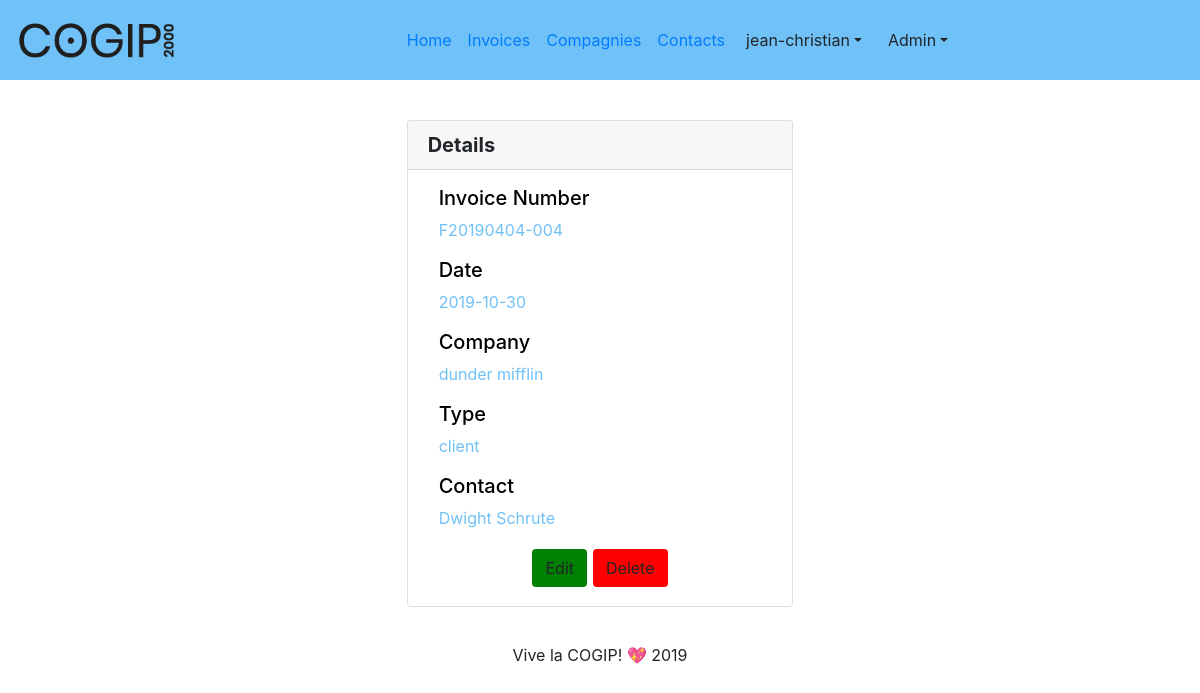
/?page=invoices-details&id=1 (signed in), run on the app's committed database.
### tables this page shows
CREATE TABLE `invoices` (
  `ID` int(11) NOT NULL,
  `number` varchar(255) NOT NULL,
  `date` timestamp NOT NULL DEFAULT current_timestamp(),
  `company` int(11) NOT NULL,
  `company_type` int(11) NOT NULL,
  `contact` int(11) NOT NULL
);

CREATE TABLE `company` (
  `ID` int(11) NOT NULL,
  `company_name` varchar(200) NOT NULL,
  `VAT` varchar(255) NOT NULL,
  `country` varchar(255) NOT NULL,
  `type` int(11) NOT NULL
);

CREATE TABLE `type` (
  `ID` int(11) NOT NULL,
  `company_type` varchar(100) NOT NULL
);

### controller/invoices-details-ctrl.php (called while the page is built)
<?php
    require 'model/invoices-details-mdl.php';
    $id = $_GET['id'];
    $invoice = get_invoice_by_id($id);
    require 'view/invoices-details-view.php';
?>

### index.php (called while the page is built, shortened)
<?php
require 'view/component/header-component.php';
routing();
require 'view/component/footer-component.php';
?>

### model/invoices-details-mdl.php (called while the page is built, shortened)
<?php
function get_invoice_by_id ($id) {
   global $pdo;
   $param = [
      'id' => $id
   ];
   $sql = <<<SQL
   SELECT
   	invoices.id AS invoice_id,
      invoices.number,
      invoices.date,
      invoices.company,
      company.company_name,
      invoices.company_type,
      type.company_type,
      invoices.contact,
      concat(contacts.first_name, ' ', contacts.last_name) AS contacts_full_name
   FROM invoices
   JOIN company
      ON invoices.company = company.id
   JOIN type
   	ON invoices.company_type = type.id
   JOIN contacts
   	ON invoices.contact = contacts.id
   WHERE invoices.id = :id
SQL;
   $stmt = $pdo->prepare($sql);
   $stmt->execute($param);
   $data = $stmt->fetch();
   return $data;
}
?>

### view/invoices-details-view.php (the view)
<div class="globalelement row justify-content-center">
    <div class="card col-md-4">
        <h5 class="row card-header">
        <strong class="invoices">Details</strong>
        </h5>
        <form class="invoices" style="color: rgb(112, 193, 247) ;" action="" method="post" name="invoices">
            <div class="row">
                <div class="col-md-8">
                    <h5 style="color:black" name="invoices_number" id="invoices_number">Invoice Number</h5>
                    <p><?=$invoice['number']?></p>
                </div>
                <div class="col-md-8">
                    <h5 style="color:black" name="date">Date</h5>
                    <p><?=date('Y-m-d', strtotime($invoice['date']))?></p>
                </div>
                <div class="col-md-8">
                    <h5 style="color:black" name="company">Company</h5>
                    <p><?=$invoice['company_name']?></p>
                </div>
                <div class="col-md-8">
                    <h5 style="color:black" name="company">Type</h5>
                    <p><?=$invoice['company_type']?></p>
                </div>
                <div class="col-md-8">
                    <h5 style="color:black" name="company">Contact</h5>
                    <p><?=$invoice['contacts_full_name']?></p>
                </div>
            </div>
            <?php if ($_SESSION['rights'] === 'god') :?>
            <div class="row justify-content-center">
                <button type="submit" name="submit" class="form btn btn-rounded" style="background-color: green; margin: 3px;" value="edit">Edit</button>
                <button type="submit" name="submit" class="form btn btn-rounded" style="background-color: red; margin: 3px" value="delete">Delete</button>
            </div>
            <?php endif ?>
        </form>
    </div>
</div>

### assets/style/style.css (style rules this page uses)
body { height: 100%; background-color: white; }
form { padding: 2vh; }
.globalelement { margin: 20px; }

### data on the page
invoices: number "F20190404-004", date "2019-10-30", company.company_name "dunder mifflin", company_type.company_type "client"

### other printed values
$_SESSION['username'] "jean-christian"
$invoice['contacts_full_name'] "Dwight Schrute"
